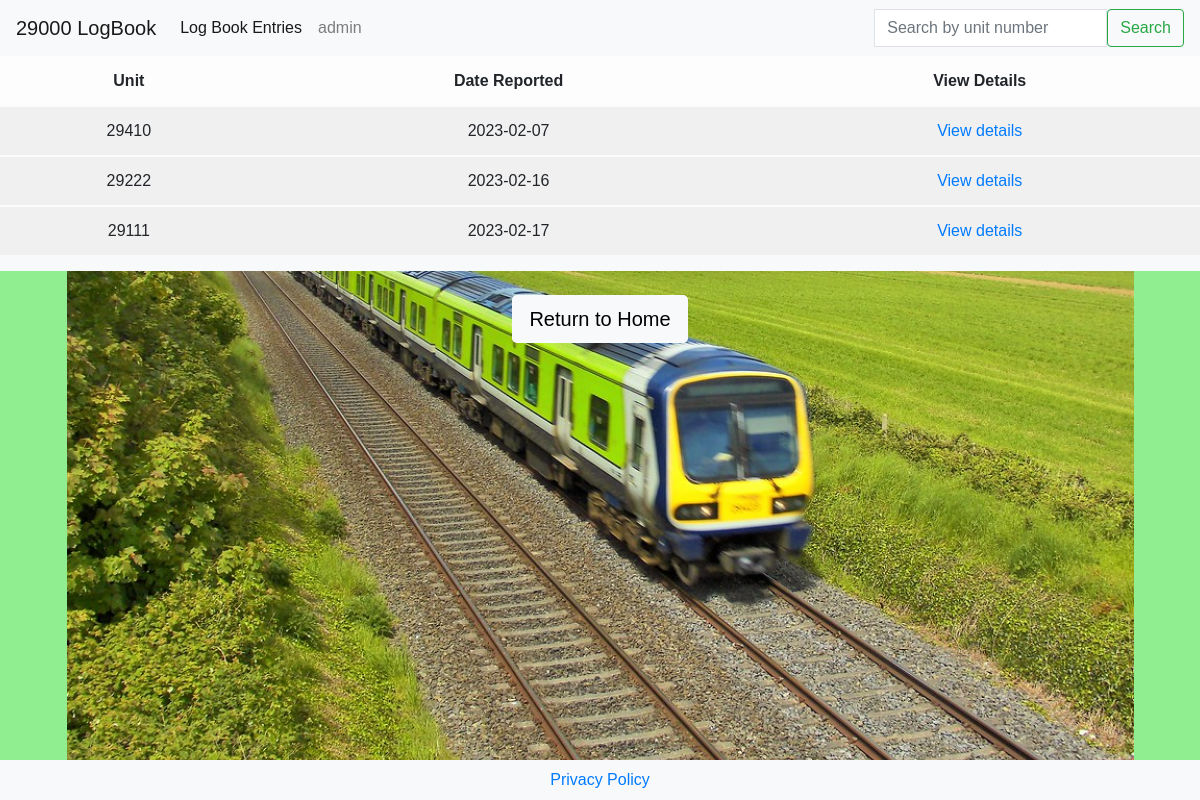
The page /open_reports.html on the database as committed earlier.
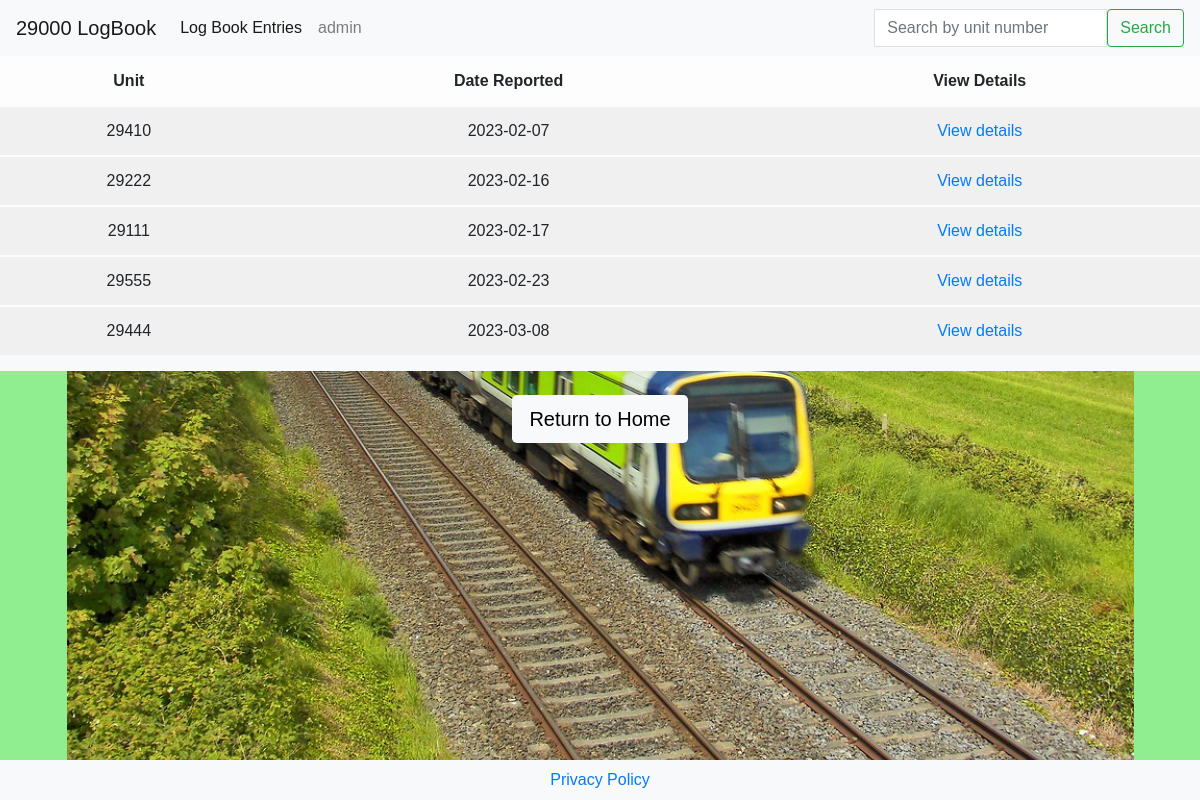
The same page on the database as committed later.
### report/models.py (models this page shows, shortened)
class Logbook_report(models.Model):
    Grade = models.CharField(max_length=25, default='Driver')
    driver_name = models.CharField(max_length=50)
    driver_email = models.EmailField(blank=True)  # blank =  make optional
    unit = models.IntegerField(default=29)
    location_at_time_of_fault = models.TextField(max_length=60)
    time_of_fault = models.TimeField(null=True, blank=True)
    date_of_fault = models.TextField()
    details_of_defect = models.TextField()
    report_read = models.BooleanField(default=False)
    work_order_created = models.BooleanField(default=False)
    driver_responded_to = models.BooleanField(default=False)
    work_order_closed = models.BooleanField(default=False)
    work_order_number = models.IntegerField(null=True)
    Depot_feedback = models.TextField(max_length=300, default='Copy SAP longtext here')
    class Meta:
        ordering = ['date_of_fault']

### report/views.py (the view, shortened to what this page needs)
# urls.py: path('open_reports.html', views.reports_list, name='reports_list'),
def reports_list(request):
    reports = Logbook_report.objects.filter(report_read=True)
    query = None
    categories = None
    sort = None
    direction = None
    current_sorting = f'{sort}_{direction}'
    context = {
        'reports': reports,
        'search_term': query,
        'current_sorting': current_sorting,
    }
    return render(request, 'open_reports.html', context)

### report/templates/open_reports.html
{% extends "base.html" %}
{% load static %}
{% load crispy_forms_tags%}
{% block content %}
<div class="table-align bg-light">
        <table class="text-align table table-striped table-light">
            <thead>
              <tr>
                <th scope="col">Unit</th>
                <th scope="col">Date Reported</th>
                <th scope="col">View Details</th>
              </tr>
            </thead>
             {% for report in reports %}
            <tbody>
              <tr>
                <td>{{ report.unit }}</td>
                <td>{{ report.date_of_fault }}</td>
                <td><a href="{% url 'report_detail' report.id %}">View details</a></td>
              </tr>
              {% empty %}
                <h3 class="text-align bg-dark text-white">There are no open work orders from reports to display at the moment.</h3>
              {% endfor %}
            </tbody>
          </table>
</div>
<div class="back-btn text-align">
  <a class=" bg-light btn btn-signup btn-lg" href="/">Return to Home</a>
</div>
{% endblock %}

Rows that differ between the two databases and show on the page:
added Logbook_report: unit "29555", date_of_fault "2023-02-23"
added Logbook_report: unit "29444", date_of_fault "2023-03-08"
